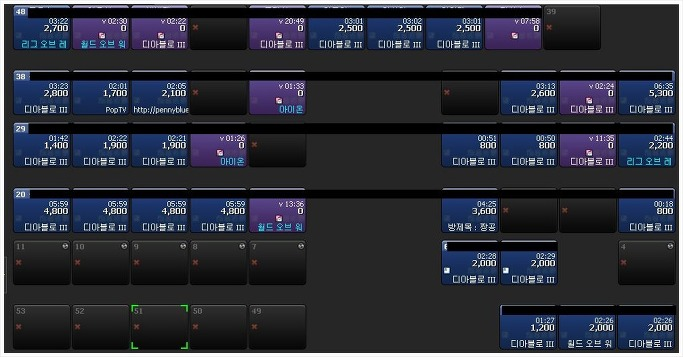
#> input picture seat_detect/pcroom.jpg, 683 x 357 px
$ python main.py   (older library calls are emulated)
#> lines starting #> are read from the running program, lines starting #| are printed output that depends on the picture; after the words box and inside, x2 and y2 are one past the last pixel; in counts of white or black regions, pixels touching at a corner belong together
### seat_detect/Color_detect.py
# -*- coding: UTF-8 -*-
################################
################################
# 모듈명    : Color_detect
# 작성자    : 이현지
# 설명      : PC방 좌석의 배치도 이미지 상에서 색상을 통해 좌석 상황을 식별한다
################################
################################

import cv2
import numpy as np

# 전역 변수 선언 및 초기화
occupied_list=[]    # 이미 차지하고 있는 좌석을 인식한 개체 리스트
empty_list=[]       # 빈 좌석 개체 리스트

################################
# 함수명    : detect_seat
# 작성자    : 이현지
# 설명      : 좌석 배치도 상에서 빈 공간과 이미 차지된 좌석, 빈 좌석을 구분한다
# 리턴      : _
# 매개변수  : PC방 좌석 배치도 image
################################
def detect_seat(image):
    global detect_list

    hsv = cv2.cvtColor(image, cv2.COLOR_BGR2HSV)

    # 각 객체의 hsv 색상 범위 설정
    # bseat: 파랑 좌석, pseat: 보라 좌석, empty: 빈 좌석
    bseat_lower = np.array([101, 122, 49], np.uint8)
    bseat_upper = np.array([113, 208, 110], np.uint8)

    pseat_lower = np.array([126, 31, 54], np.uint8)
    pseat_upper = np.array([167, 180, 255], np.uint8)

    empty_lower = np.array([0, 79, 23], np.uint8)
    empty_upper = np.array([17, 255, 255], np.uint8)

    bseat = cv2.inRange(hsv, bseat_lower, bseat_upper)
    pseat = cv2.inRange(hsv, pseat_lower, pseat_upper)
    empty = cv2.inRange(hsv, empty_lower, empty_upper)

    kernel = np.ones((5, 5), "uint8")

    bseat = cv2.dilate(bseat, kernel)
    pseat = cv2.dilate(pseat, kernel)
    empty = cv2.dilate(empty, kernel)

    # 이미지 상에서 각 색상 판별하여 개체 리스트에 추가
    # 1. 파란색으로 표시된 좌석
    (_, contours, hierarchy) = cv2.findContours(bseat, cv2.RETR_TREE, cv2.CHAIN_APPROX_SIMPLE)
    for pic, contour in enumerate(contours):
        area = cv2.contourArea(contour)
        # 파란색 영역이 700이상일 때, 좌석이라고 간주한다
        if (area > 700):
            x, y, w, h = cv2.boundingRect(contour)
            occupied_list.append((x, y, w, h, area))    # 이미 사용 중인 좌석의 개체 리스트에 추가
            image = cv2.rectangle(image, (x, y), (x + w, y + h), (255, 0, 0), 2)    #이미지에 해당 영역 사각형으로 표시

    # 2. 보라색으로 표시된 좌석
    (_, contours, hierarchy) = cv2.findContours(pseat, cv2.RETR_TREE, cv2.CHAIN_APPROX_SIMPLE)
    for pic, contour in enumerate(contours):
        area = cv2.contourArea(contour)
        if (area > 700):
            x, y, w, h = cv2.boundingRect(contour)
            occupied_list.append((x, y, w, h, area))
            image = cv2.rectangle(image, (x, y), (x + w, y + h), (0, 255, 0), 2)

    # 3. 빈 좌석
    (_, contours, hierarchy) = cv2.findContours(empty, cv2.RETR_TREE, cv2.CHAIN_APPROX_SIMPLE)
    for pic, contour in enumerate(contours):
        area = cv2.contourArea(contour)
        # 빈 좌석을 표시하는 'X' 표식의 영역의 넓이를 개체로 인식한다
        if(area > 80):
            x, y, w, h = cv2.boundingRect(contour)
            empty_list.append((x, y, w, h, area))
            image = cv2.rectangle(image, (x, y), (x + w, y + h), (0, 0, 255), 2)

### seat_detect/grid.py
# -*- coding: UTF-8 -*-

################################
################################
# 모듈명    : grid
# 작성자    : 이현지
# 설명      : 색상 분석 결과를 image 상에 간결하게 격자로 표현한다
################################
################################

import cv2

# 전역 변수 선언 및 초기화
grid_w = 59     # 각 격자의 가로 길이
grid_h = 57     # 각 격자의 세로 길이

vertical_max, horizontal_max = 11, 6     # 격자는 총 가로 11칸, 세로 6칸
grid_x, grid_y = 10, 10                  # 격자의 시작 좌표. 변수 초기화

################################
# 함수명    : draw_grid
# 작성자    : 이현지
# 설명      : image(PC방 배치도)에 격자 무늬를 그린다
# 리턴      : 격자가 그려진 image
# 매개변수  : PC방 배치도 image
################################
def draw_grid(image):
    #가로선 그리기
    for ver in range(vertical_max + 1):
        cv2.line(image,
                 (grid_x + grid_w * ver, grid_y),
                 (grid_x + grid_w * ver, grid_y + grid_h * horizontal_max),
                 (255, 255, 255), 2, 1)

    # 그리드 세로선 그리기
    for hor in range(horizontal_max + 1):
        cv2.line(image,
                 (grid_x, grid_y + grid_h * hor),
                 (grid_x + grid_w * vertical_max + 1, grid_y + grid_h * hor),
                 (255, 255, 255), 2, 1)

    return image

################################
# 함수명    : occupied_in_grid
# 작성자    : 이현지
# 설명      : 해당 격자 칸 안에 색상 분석으로 식별한 '이미 차지된 좌석 개체'가 존재하는지 판단한다
#            해당 칸의 면적의 1/3 이상 차지할 때,
#            '이미 차지한 좌석 개체'가 칸 안에 존재한다고 판단한다.
# 매개변수  : int x, y 검사할 그리드의 시작좌표
#             int obj_x, obj_y 검사할 개체의 시작 좌표
#             int obj_w, obj_h 검사할 개체의 너비, 높이
# 리턴     : boolean 값
################################
def occupied_in_grid(x, y, obj_x, obj_y, obj_w, obj_h):
    # 검사할 grid의 좌표 범위
    x_range = set(range(x, x + grid_w + 1))
    y_range = set(range(y, y + grid_h + 1))
    # 검사할 개체의 좌표 범위
    obj_x_range = list(range(obj_x, obj_w))
    obj_y_range = list(range(obj_y, obj_h))
    # 격자 한 칸과 타겟의 x,y좌표 겹치는 것 찾기
    intersect_x = [value for value in obj_x_range if value in x_range]
    intersect_y = [value for value in obj_y_range if value in y_range]

    if len(intersect_x) >= grid_w/1.5 and len(intersect_y) >= grid_h/2:
        return True
    else:
        return False

################################
# 함수명    : emptyseat_in_grid
# 작성자    : 이현지
# 설명      : 해당 격자 칸 안에 색상 분석으로 식별한 '빈 좌석 개체'가 존재하는지 판단한다
#            해당 칸의 면적의 1/36 이상 차지할 때,
#            '빈 좌석 개체'가 칸 안에 존재한다고 판단한다.
# 매개변수  : int x, y 검사할 그리드의 시작좌표
#             int obj_x, obj_y 검사할 개체의 시작 좌표
#             int obj_w, obj_h 검사할 개체의 너비, 높이
# 리턴     : boolean 값
################################
def emptyseat_in_grid(x, y, obj_x, obj_y, obj_w, obj_h):
    # 검사할 그리드의 좌표 범위
    x_range = set(range(x, x + grid_w + 1))
    y_range = set(range(y, y + grid_h + 1))
    # 검사할 개체의 좌표 범위
    obj_x_range = list(range(obj_x, obj_w))
    obj_y_range = list(range(obj_y, obj_h))
    # 그리드 한 칸과 타겟의 x,y좌표 겹치는 것 찾기
    intersect_x = [value for value in obj_x_range if value in x_range]
    intersect_y = [value for value in obj_y_range if value in y_range]

    if len(intersect_x) >= grid_w/6 and len(intersect_y) >= grid_h/6:
        return True
    else:
        return False

################################
# 함수명    : seat_collision
# 작성자    : 이현지
# 설명      : 각 격자의 한 칸 마다 차지된 좌석이 존재하는지, 빈 좌석이 존재하는지 확인한다
# 리턴      : _
# 매개변수  : table matrix 현재 화면 그리드, current state matrix
#             int save_x, save_y 쿠키 시작 위치
#             int save_w, save_h 쿠키 너비, 높이
################################
def seat_collision(matrix, occupied_list, empty_list):
    for ver in range(vertical_max):
        for hor in range(horizontal_max):
            # 1. 차지된 좌석 개체 리스트를 검사한다
            for i in occupied_list:
                if occupied_in_grid(grid_x + ver * grid_w, grid_y + hor * grid_h, i[0], i[1], i[0] + i[2], i[1] + i[3]):
                    #해당 되는 좌표 위치에 matrix 값을 업데이트 한다
                    matrix[hor][ver] = 2    # 차지한 좌석
            # 2. 빈 좌석 개체 리스트를 검사한다
            for i in empty_list:
                if emptyseat_in_grid(grid_x + ver * grid_w, grid_y + hor * grid_h, i[0], i[1], i[0] + i[2], i[1] + i[3]):
                    matrix[hor][ver] = 1    # 빈 좌석

################################
# 함수명    : fill_grid
# 작성자    : 이현지
# 설명      : 각 격자 칸에 해당하는 속성에 따라 구분하여 색 칠하기
#            PC방 state 정보는 matrix에 축약되어 있고, 이 matrix 값을 기준으로 좌석 속성을 구분한다.
# 리턴      : _
# 매개변수  : PC방 배치도 image
#            PC방 좌석 state를 표현한 matrix
################################
def fill_grid(image, matrix):
    for ver in range(vertical_max):
        for hor in range(horizontal_max):
            if matrix[hor][ver] is 2:
                image[grid_y + grid_h * hor: grid_y + grid_h * (hor + 1),
                grid_x + grid_w * ver: grid_x + grid_w * (ver + 1)] = (150, 10, 10)
            elif matrix[hor][ver] is 1:
                image[grid_y + grid_h * hor: grid_y + grid_h * (hor + 1),
                grid_x + grid_w * ver: grid_x + grid_w * (ver + 1)] = (30, 30, 200)
            elif matrix[hor][ver] is 0:
                image[grid_y + grid_h * hor: grid_y + grid_h * (hor + 1),
                grid_x + grid_w * ver: grid_x + grid_w * (ver + 1)] = (100, 100, 100)

### seat_detect/main.py
# -*- coding: UTF-8 -*-
import cv2
from seat_detect import Color_detect as cd, grid as g

def main_():
    ################################
    # 분석할 이미지   : PC방의 좌석 배치도
    ################################

    # image 읽어들이기
    image = cv2.imread('pcroom.jpg')
#> image is the input picture: shape (357, 683, 3); mean B, G, R 59, 48.1, 45.3
    cv2.imshow("image", image)

    ################################
    # 이미지 분석 전 필요한 변수 초기화
    ################################

    # PC방 배치도의 state 표현하는 matrix 정의
    # 현재 예시 이미지의 경우 11*6 사이즈의 배열이다
    matrix = [[0] * 11 for i in range(6)]

    ################################
    # 이미지 색상 분석
    ################################
    cd.detect_seat(image)
#> in detect_seat, `hsv = cv2.cvtColor(image, cv2.COLOR_BGR2HSV)`: hsv: shape (357, 683, 3); mean H, S, V 58, 62.9, 59.4
#> in detect_seat, `bseat = cv2.inRange(hsv, bseat_lower, bseat_upper)`:
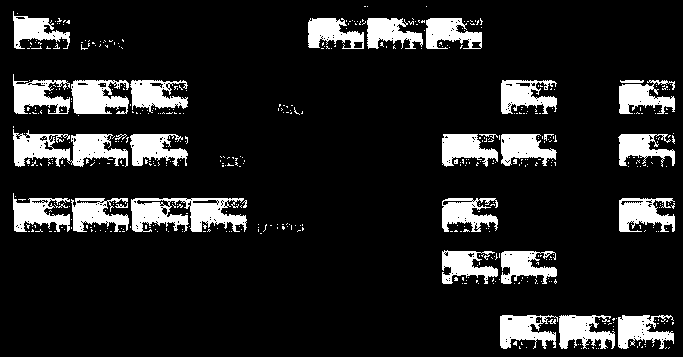
#> bseat: shape (357, 683); 13.1% white; 521 white regions (489 under 20 px), largest, box (x1, y1, x2, y2) and area: (131, 198, 247, 232) 2425, (13, 129, 128, 167) 2319, (71, 80, 129, 114) 1462
#> in detect_seat, `pseat = cv2.inRange(hsv, pseat_lower, pseat_upper)`: pseat: shape (357, 683); 5.8% white; 34 white regions (25 under 20 px), largest, box (x1, y1, x2, y2) and area: (559, 80, 616, 114) 1785, (484, 18, 541, 49) 1671, (560, 134, 616, 167) 1647
#> in detect_seat, `empty = cv2.inRange(hsv, empty_lower, empty_upper)`: empty: shape (357, 683); 0.33% white; 26 white regions (8 under 20 px), largest, box (x1, y1, x2, y2) and area: (131, 259, 142, 268) 57, (545, 23, 553, 32) 56, (249, 323, 260, 331) 55
#> in detect_seat, `bseat = cv2.dilate(bseat, kernel)`: bseat: shape (357, 683); 23% white; 20 white regions, largest, box (x1, y1, x2, y2) and area: (11, 191, 249, 234) 8686, (11, 72, 190, 118) 6559, (498, 313, 676, 351) 6284
#> in detect_seat, `pseat = cv2.dilate(pseat, kernel)`: pseat: shape (357, 683); 7.8% white; 12 white regions, largest, box (x1, y1, x2, y2) and area: (70, 16, 190, 51) 3904, (557, 78, 618, 118) 2315, (556, 132, 618, 169) 2188
#> in detect_seat, `empty = cv2.dilate(empty, kernel)`:
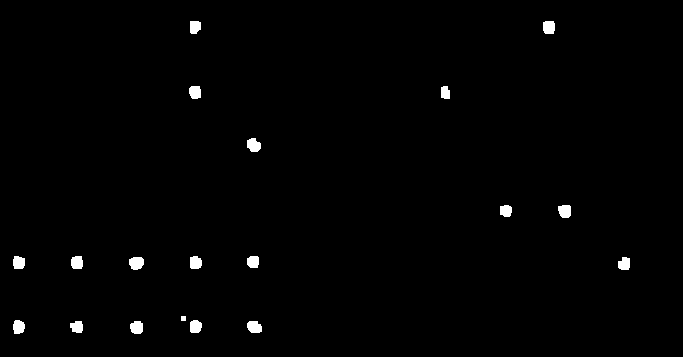
#> empty: shape (357, 683); 1% white; 19 white regions
#> in detect_seat, `(_, contours, hierarchy) = cv2.findContours(bseat, cv2.RETR_TREE, cv2...`: contours = 84 contours, 48 with area under 20; largest, box (x1, y1, x2, y2) and area: (11, 191, 249, 234) 8494, (11, 72, 190, 118) 6402, (498, 313, 676, 351) 6094, (11, 124, 190, 169) 6024, (306, 16, 485, 51) 5736
#> the loop in detect_seat, `for pic, contour in enumerate(contours):` made 84 passes
#> (area, x, y, w, h) on passes 1, 7, 14, 17, 21, 35, 38, 40, 45, 48, 52, 65: (6094.5, 498, 313, 178, 38), (3987.5, 440, 248, 119, 38), (2064, 617, 196, 60, 38), (2057.5, 440, 196, 60, 38), (8493.5, 11, 191, 238, 43), (3929, 440, 132, 119, 37), (1907, 616, 131, 61, 38), (6023.5, 11, 124, 179, 45), (2037, 617, 78, 60, 38), (2046, 499, 78, 60, 38), (6401.5, 11, 72, 179, 46), (5735.5, 306, 16, 179, 35)
#> area on passes 5, 6, 11, 12, 13, 22: 64, 47.5, 68, 137, 255, 22.5
#> after the loop in detect_seat, `for pic, contour in enumerate(contours):`:
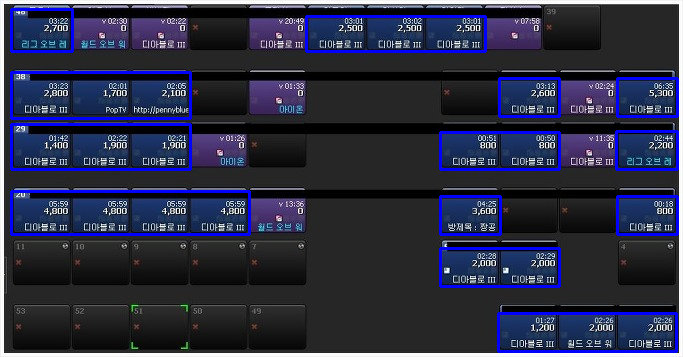
#> image: shape (357, 683, 3); mean B, G, R 70.2, 46.7, 43.9
#> after the loop in detect_seat, `for pic, contour in enumerate(contours):`: occupied_list = 13 items, first 6: (498, 313, 178, 38, 6094.5), (440, 248, 119, 38, 3987.5), (617, 196, 60, 38, 2064), (440, 196, 60, 38, 2057.5), (11, 191, 238, 43, 8493.5), (440, 132, 119, 37, 3929)
#> in detect_seat, `(_, contours, hierarchy) = cv2.findContours(pseat, cv2.RETR_TREE, cv2...`: contours = 12 contours, 1 with area under 20; largest, box (x1, y1, x2, y2) and area: (70, 16, 190, 51) 3732, (557, 78, 618, 118) 2218, (556, 132, 618, 169) 2093, (247, 16, 308, 53) 2038, (247, 78, 310, 117) 2027
#> the loop in detect_seat, `for pic, contour in enumerate(contours):` made 12 passes
#> (area, x, y, w, h) on passes 3, 5, 6, 7, 8, 9, 10, 11: (1950.5, 247, 196, 63, 38), (2093, 556, 132, 62, 37), (1878, 188, 132, 61, 37), (2217.5, 557, 78, 61, 40), (2027, 247, 78, 63, 39), (2016.5, 482, 16, 63, 35), (2038.5, 247, 16, 61, 37), (3732, 70, 16, 120, 35)
#> area on passes 1, 12: 24.5, 42
#> after the loop in detect_seat, `for pic, contour in enumerate(contours):`:
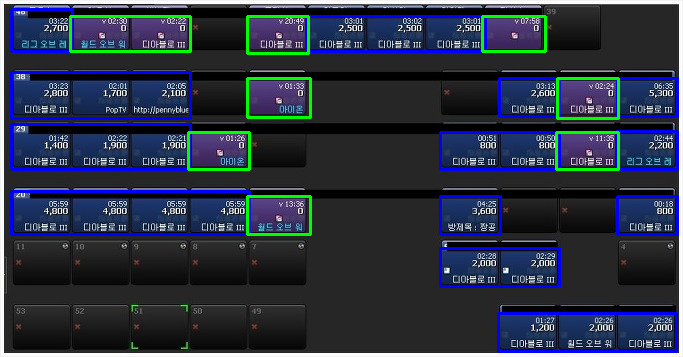
#> image: shape (357, 683, 3); mean B, G, R 69.1, 51.5, 43.5
#> after the loop in detect_seat, `for pic, contour in enumerate(contours):`: occupied_list = 21 items, first 6: (498, 313, 178, 38, 6094.5), (440, 248, 119, 38, 3987.5), (617, 196, 60, 38, 2064), (440, 196, 60, 38, 2057.5), (11, 191, 238, 43, 8493.5), (440, 132, 119, 37, 3929)
#> in detect_seat, `(_, contours, hierarchy) = cv2.findContours(empty, cv2.RETR_TREE, cv2...`: contours = 19 contours, 1 with area under 20; largest, box (x1, y1, x2, y2) and area: (129, 257, 144, 270) 140, (247, 138, 261, 152) 130, (247, 321, 262, 333) 128, (558, 205, 571, 218) 126, (543, 21, 555, 34) 124
#> the loop in detect_seat, `for pic, contour in enumerate(contours):` made 19 passes
#> (area, x, y, w, h) on passes 1, 2, 3, 4, 5, 7, 8, 9, 10, 11, 12, 13: (128.5, 247, 321, 15, 12), (123, 130, 321, 13, 13), (105.5, 70, 321, 13, 12), (115.5, 190, 320, 12, 13), (118.5, 13, 320, 12, 14), (109.5, 618, 257, 12, 13), (139.5, 129, 257, 15, 13), (109.5, 247, 256, 12, 12), (116, 190, 256, 12, 13), (119, 71, 256, 12, 13), (116, 13, 256, 12, 13), (126, 558, 205, 13, 13)
#> after the loop in detect_seat, `for pic, contour in enumerate(contours):`:
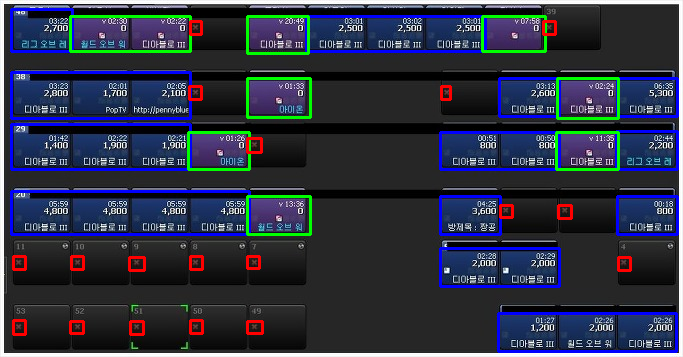
#> image: shape (357, 683, 3); mean B, G, R 68.8, 51.2, 46
#> after the loop in detect_seat, `for pic, contour in enumerate(contours):`: empty_list = 18 items, first 6: (247, 321, 15, 12, 128.5), (130, 321, 13, 13, 123), (70, 321, 13, 12, 105.5), (190, 320, 12, 13, 115.5), (13, 320, 12, 14, 118.5), (618, 257, 12, 13, 109.5)

    # (색상 분석으로 검출된 개체 리스트 출력)
    #print(cd.occupied_list)
    #print(cd.empty_list)

    ################################
    # 격자 내 개체 존재 여부 판별 및 격자 그리기
    ################################

    # 격자 칸 안에 개체 리스트가 존재하는지 확인
    g.seat_collision(matrix, cd.occupied_list, cd.empty_list)

    # 격자 그리기
    g.fill_grid(image, matrix)
    g.draw_grid(image)
#> after the loop in draw_grid, `for ver in range(vertical_max + 1):`:
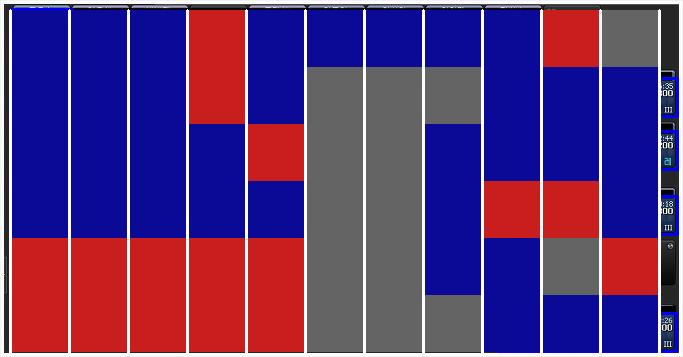
#> image: shape (357, 683, 3); mean B, G, R 119.2, 53.5, 91.2
#> after the loop in draw_grid, `for hor in range(horizontal_max + 1):`:
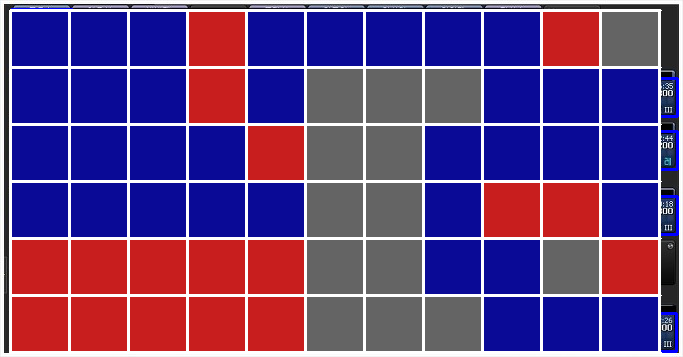
#> image: shape (357, 683, 3); 5.1% of pixels changed, all inside (x1, y1, x2, y2) = (11, 9, 662, 354)

    ################################
    # 격자 state 표현하는 matrix 출력
    ################################

    for i in range(g.horizontal_max):
        for j in range(g.vertical_max):
            value=matrix[i][j]
            print(value, end='   ')
        print()

    ################################
    # 최종 분석 결과 이미지 출력
    ################################

    cv2.imshow('seat_analyze', image)
    key = cv2.waitKey(0)
#> (key Esc is pressed here)
    if key == 27:
        cv2.destroyAllWindows()

main_()
